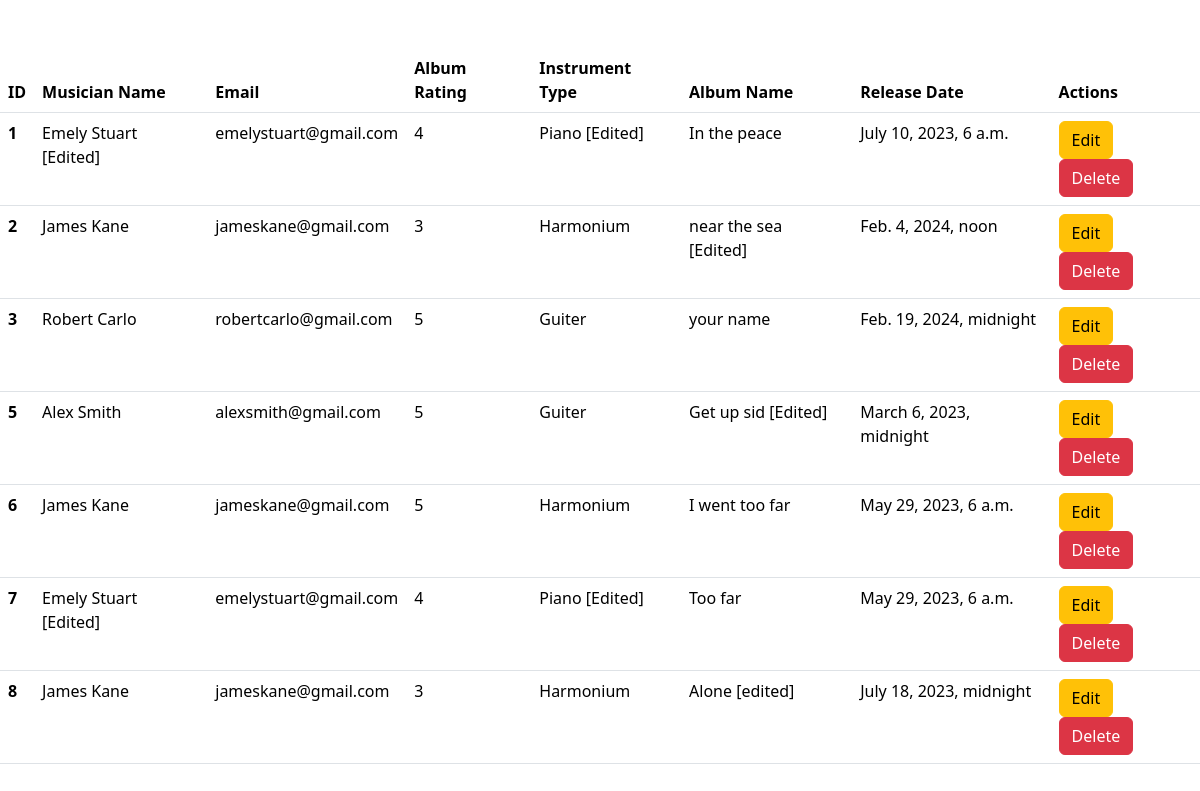
Screenshot of /album/ with the database file from the repository.
### album/models.py (models this page shows, shortened)
class Album(models.Model):
    Album_name = models.CharField(max_length = 100)
    Musician = models.ForeignKey(Musician , on_delete = models.CASCADE)
    Album_release_date = models.DateTimeField()
    Rating = models.IntegerField()

### musician/models.py (models this page shows, shortened)
class Musician(models.Model):
    First_name = models.CharField(max_length = 50)
    Last_name = models.CharField(max_length = 50)
    Email = models.EmailField()
    Phone = models.IntegerField()
    Instrument = models.TextField()

### album/views.py (the view)
# urls.py: path('album/', include('album.urls')),
def album(req):
    data = Album.objects.all()
    return render(req,'album/album.html',{'data':data})

### album/templates/album/album.html (shortened to what this page needs)
{% load static %}
<!DOCTYPE html>
<html lang="en">
<head>
    <link href="https://cdn.jsdelivr.net/npm/bootstrap@5.3.3/dist/css/bootstrap.min.css" rel="stylesheet">
</head>
<body>
    <table class="table mt-5">
        <thead>
          <tr>
            <th scope="col">ID</th>
            <th scope="col">Musician Name</th>
            <th scope="col">Email</th>
            <th scope="col">Album Rating</th>
            <th scope="col">Instrument Type</th>
            <th scope="col">Album Name</th>
            <th scope="col">Release Date</th>
            <th scope="col">Actions</th>
          </tr>
        </thead>
        <tbody>
            {% for i in data %}
            <tr>
                <th scope="row">{{i.id}}</th>
                <td><a style="text-decoration:none; color:black" href="{% url 'edit_musician' i.Musician.id %}">{{i.Musician.First_name}} {{i.Musician.Last_name}}</a></td>
                <td>{{i.Musician.Email}}</td>
                <td>{{i.Rating}}</td>
                <td>{{i.Musician.Instrument}}</td>
                <td>{{i.Album_name}}</td>
                <td>{{i.Album_release_date}}</td>
                <td>
                    <a class="btn btn-warning" href="{% url 'edit' i.id %}">Edit</a>
                    <a class="btn btn-danger" href="{% url 'delete' i.id %}">Delete</a>
                </td>
              </tr>
            {% endfor %}
        </tbody>
      </table>
</body>
</html>

### rows the page displays
Album: id "1", Musician.First_name "Emely", Musician.Last_name "Stuart [Edited]", Musician.Email "emelystuart@gmail.com", Rating "4", Musician.Instrument "Piano [Edited]", Album_name "In the peace", Album_release_date "July 10, 2023, 6 a.m."
Album: id "2", Musician.First_name "James", Musician.Last_name "Kane", Musician.Email "jameskane@gmail.com", Rating "3", Musician.Instrument "Harmonium", Album_name "near the sea [Edited]", Album_release_date "Feb. 4, 2024, noon"
Album: id "3", Musician.First_name "Robert", Musician.Last_name "Carlo", Musician.Email "robertcarlo@gmail.com", Rating "5", Musician.Instrument "Guiter", Album_name "your name", Album_release_date "Feb. 19, 2024, midnight"
Album: id "5", Musician.First_name "Alex", Musician.Last_name "Smith", Musician.Email "alexsmith@gmail.com", Rating "5", Musician.Instrument "Guiter", Album_name "Get up sid [Edited]", Album_release_date "March 6, 2023, midnight"
Album: id "6", Musician.First_name "James", Musician.Last_name "Kane", Musician.Email "jameskane@gmail.com", Rating "5", Musician.Instrument "Harmonium", Album_name "I went too far", Album_release_date "May 29, 2023, 6 a.m."
Album: id "7", Musician.First_name "Emely", Musician.Last_name "Stuart [Edited]", Musician.Email "emelystuart@gmail.com", Rating "4", Musician.Instrument "Piano [Edited]", Album_name "Too far", Album_release_date "May 29, 2023, 6 a.m."
Album: id "8", Musician.First_name "James", Musician.Last_name "Kane", Musician.Email "jameskane@gmail.com", Rating "3", Musician.Instrument "Harmonium", Album_name "Alone [edited]", Album_release_date "July 18, 2023, midnight"
